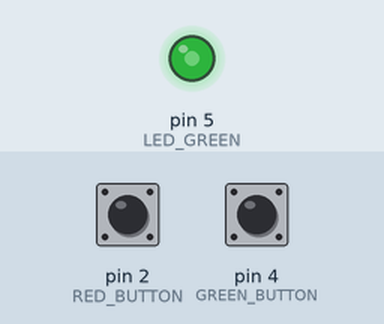
The sketch below on a simulated Arduino Uno, built with avr-gcc and run on an emulated ATmega328P. Parts: output pins drawn as LEDs (lit = HIGH). The inputs (shaded band) are chosen by the test bench; at power-on: pin 2 (RED_BUTTON) HIGH, pin 4 (GREEN_BUTTON) HIGH.

Above: at 1.2 s.
1.3 s: pin 2 (RED_BUTTON) pulled LOW for 1 s
At 2.6 s:
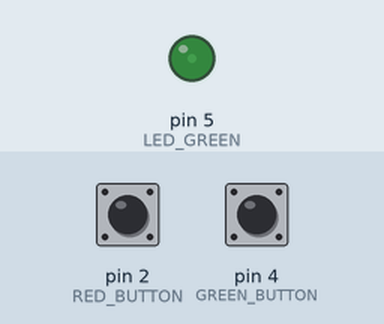
3.8 s: pin 4 (GREEN_BUTTON) pulled LOW for 3.2 s
At 7.0 s:
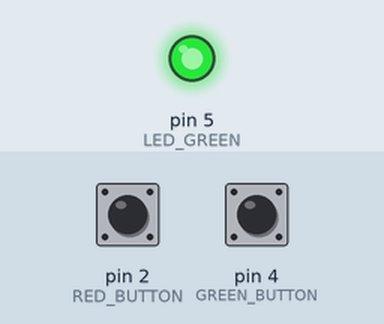
8.5 s: pin 2 (RED_BUTTON) pulled LOW for 3.2 s
At 9.25 s:
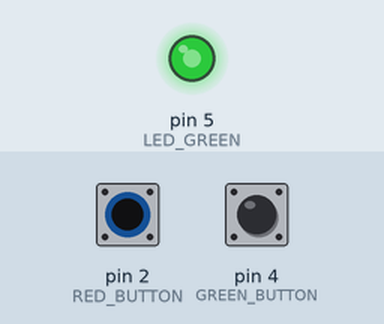
13.2 s: pin 4 (GREEN_BUTTON) pulled LOW for 0.15 s
At 14.1 s:
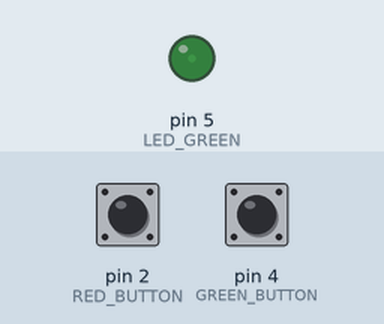
Timing chart, 0 to 15.8 s (numbered marks = the images above; inputs shaded):
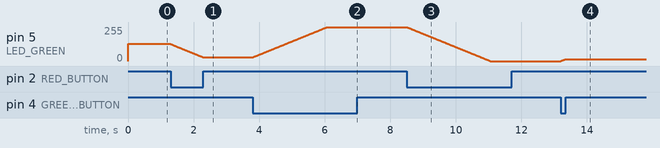

The sketch:

Task2.ino.ino
```cpp
#define LED_GREEN 5

#define RED_BUTTON 2
#define GREEN_BUTTON 4

int value = 128;

void setup() {
  pinMode(LED_GREEN, OUTPUT);
  pinMode(RED_BUTTON, INPUT_PULLUP);
  pinMode(GREEN_BUTTON, INPUT_PULLUP);
  analogWrite(LED_GREEN, value);
}

void loop() {
  if (digitalRead(GREEN_BUTTON) == LOW) {
    if (value < 255){
      value += 1;
    }
  }
  else if (digitalRead(RED_BUTTON) == LOW) {
    if (value > 0) {
      value -= 1;
    }
  }
  analogWrite(LED_GREEN, value);
  delay(10);
}
```

Measured:
- after the input at 1.3 s, pin 5 (LED_GREEN): moves from 128/255 to 28/255 over 0.99 s, starting at once
- after the input at 3.8 s, pin 5 (LED_GREEN): moves from 28/255 to 255/255 over 2.3 s, starting at once
- after the input at 8.5 s, pin 5 (LED_GREEN): moves from 255/255 to 0/255 over 2.5 s, starting at once
- after the input at 13.2 s, pin 5 (LED_GREEN): moves from 0/255 to 15/255 over 0.14 s, starting at once
